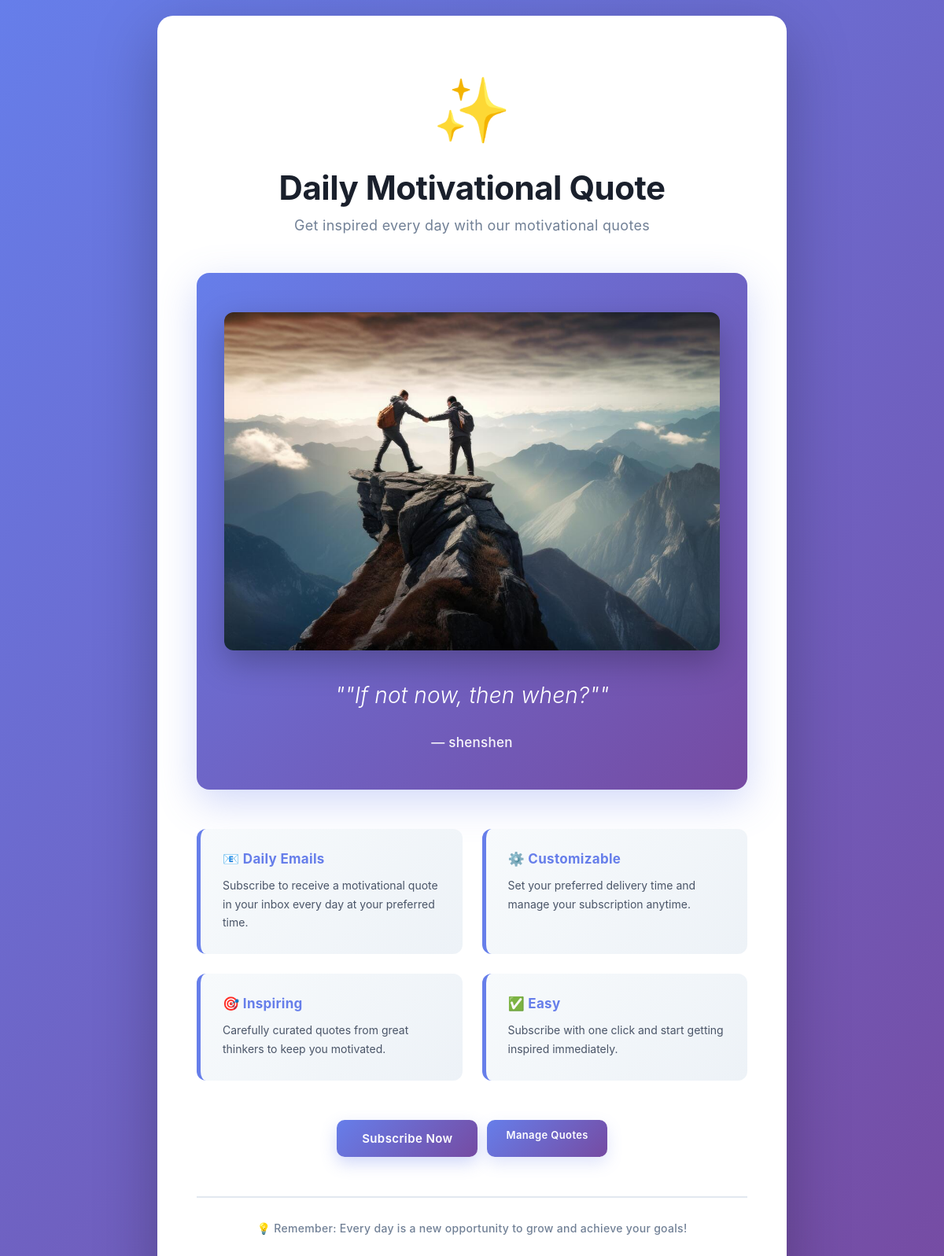
The page / on the database its author committed.
### motivational_quotes/models.py (models this page shows, shortened)
class QuoteImage(models.Model):
    image = models.ImageField(
        upload_to='quote_images/',
        help_text="Upload an image to be randomly attached to quotes"
    )
    title = models.CharField(
        max_length=255,
        blank=True,
        help_text="Optional title for this image"
    )
    uploaded_at = models.DateTimeField(auto_now_add=True)
    is_active = models.BooleanField(default=True, help_text="Use this image for random selection")
    class Meta:
        ordering = ['-uploaded_at']
        verbose_name_plural = "Quote Images"

class Quote(models.Model):
    text = models.TextField(help_text="The quote text")
    author = models.CharField(max_length=255, blank=True, help_text="Author of the quote")
    category = models.CharField(
        max_length=50,
        choices=[
            ('motivation', 'Motivation'),
            ('success', 'Success'),
            ('perseverance', 'Perseverance'),
            ('courage', 'Courage'),
            ('inspiration', 'Inspiration'),
            ('growth', 'Growth'),
            ('wisdom', 'Wisdom'),
        ],
        default='motivation'
    )
    created_at = models.DateTimeField(auto_now_add=True)
    updated_at = models.DateTimeField(auto_now=True)
    is_active = models.BooleanField(default=True, help_text="Include in daily send")
    class Meta:
        ordering = ['-created_at']
        verbose_name_plural = "Quotes"
    def get_random_image(self):
        active_images = QuoteImage.objects.filter(is_active=True)
        if not active_images.exists():
            return None
        return random.choice(active_images)

### motivational_quotes/views.py (the view)
# urls.py: path('', views.home, name='home'),
def home(request):
    latest_quote = Quote.objects.filter(is_active=True).first()
    random_image = None
    if latest_quote:
        random_image = latest_quote.get_random_image()
    context = {
        'quote': latest_quote,
        'image': random_image,
    }
    return render(request, 'motivational_quotes/home.html', context)

### motivational_quotes/templates/motivational_quotes/home.html (shortened to what this page needs)
<!DOCTYPE html>
<html lang="en">
<head>
</head>
<body>
    <div class="container">
        <div class="header">
            <div class="icon">✨</div>
            <h1>Daily Motivational Quote</h1>
            <p class="subtitle">Get inspired every day with our motivational quotes</p>
        </div>
        {% if quote %}
            <div class="quote-section">
                {% if image %}
                    <div class="quote-image">
                        <img src="{{ image.image.url }}" alt="Quote image" />
                    </div>
                {% endif %}
                <div class="quote-text">
                    "{{ quote.text }}"
                </div>
                <div class="quote-author">
                    — {{ quote.author }}
                </div>
            </div>
        {% else %}
            <div class="no-quote">
                <p>📝 No quotes available yet. Check back soon!</p>
            </div>
        {% endif %}
        <div class="features">
            <div class="feature">
                <h3>📧 Daily Emails</h3>
                <p>Subscribe to receive a motivational quote in your inbox every day at your preferred time.</p>
            </div>
            <div class="feature">
                <h3>⚙️ Customizable</h3>
                <p>Set your preferred delivery time and manage your subscription anytime.</p>
            </div>
            <div class="feature">
                <h3>🎯 Inspiring</h3>
                <p>Carefully curated quotes from great thinkers to keep you motivated.</p>
            </div>
            <div class="feature">
                <h3>✅ Easy</h3>
                <p>Subscribe with one click and start getting inspired immediately.</p>
            </div>
        </div>
        <div class="buttons">
            <a href="{% url 'subscribe_quotes' %}" class="btn btn-primary">Subscribe Now</a>
            <a href="/admin/" class="btn btn-admin">Manage Quotes</a>
        </div>
        <div class="footer">
            <p>💡 Remember: Every day is a new opportunity to grow and achieve your goals!</p>
        </div>
    </div>
</body>
</html>

### motivational_quotes/templates/motivational_quotes/home.html (style rules this page uses)
* { margin: 0; padding: 0; box-sizing: border-box; }
body { font-family: 'Inter', 'Segoe UI', Tahoma, Geneva, Verdana, sans-serif; background: linear-gradient(135deg, #667eea 0%, #764ba2 100%); min-height: 100vh; display: flex; align-items: center; justify-content: center; padding: 20px; }
.container { background: white; border-radius: 20px; box-shadow: 0 25px 80px rgba(0, 0, 0, 0.25); max-width: 800px; width: 100%; padding: 70px 50px; text-align: center; animation: fadeIn 0.6s ease-in-out; }
.header { margin-bottom: 50px; }
.icon { font-size: 80px; margin-bottom: 25px; display: block; animation: float 3s ease-in-out infinite; }
h1 { color: #1a202c; font-size: 42px; margin-bottom: 12px; font-weight: 700; letter-spacing: -0.5px; }
.subtitle { color: #718096; font-size: 18px; font-weight: 400; letter-spacing: 0.3px; }
.quote-section { background: linear-gradient(135deg, #667eea 0%, #764ba2 100%); color: white; padding: 50px 35px; border-radius: 16px; margin: 50px 0; box-shadow: 0 15px 50px rgba(102, 126, 234, 0.3); transition: transform 0.3s ease, box-shadow 0.3s ease; }
.quote-image { margin-bottom: 30px; }
.quote-image img { max-width: 100%; height: auto; max-height: 450px; border-radius: 12px; box-shadow: 0 15px 40px rgba(0, 0, 0, 0.25); object-fit: cover; transition: transform 0.3s ease; }
.quote-text { font-size: 28px; font-style: italic; margin-bottom: 25px; line-height: 1.7; font-weight: 300; letter-spacing: 0.2px; }
.quote-author { font-size: 17px; opacity: 0.95; font-weight: 500; letter-spacing: 0.3px; }
.buttons { display: flex; gap: 12px; margin-top: 50px; flex-wrap: wrap; justify-content: center; }
.btn { padding: 14px 32px; border: none; border-radius: 10px; font-size: 15px; font-weight: 600; cursor: pointer; text-decoration: none; display: inline-block; transition: all 0.3s ease; letter-spacing: 0.4px; position: relative; overflow: hidden; }
.btn::before { content: ''; position: absolute; top: 0; left: -100%; width: 100%; height: 100%; background: rgba(255, 255, 255, 0.2); transition: left 0.3s ease; z-index: -1; }
.btn-primary { background: linear-gradient(135deg, #667eea 0%, #764ba2 100%); color: white; box-shadow: 0 8px 20px rgba(102, 126, 234, 0.3); }
.btn-admin { background: linear-gradient(135deg, #667eea 0%, #764ba2 100%); color: white; box-shadow: 0 8px 20px rgba(102, 126, 234, 0.2); font-size: 13px; padding: 11px 24px; }
.features { display: grid; grid-template-columns: 1fr 1fr; gap: 25px; margin-top: 50px; text-align: left; }
.feature { padding: 28px; background: linear-gradient(135deg, #f7fafc 0%, #edf2f7 100%); border-radius: 12px; border-left: 5px solid #667eea; transition: all 0.3s ease; position: relative; }
.feature::before { content: ''; position: absolute; top: 0; left: 0; right: 0; bottom: 0; background: rgba(102, 126, 234, 0.05); border-radius: 12px; opacity: 0; transition: opacity 0.3s ease; pointer-events: none; }
.feature h3 { color: #667eea; margin-bottom: 12px; font-size: 17px; font-weight: 700; letter-spacing: 0.3px; position: relative; z-index: 1; }
.feature p { color: #4a5568; font-size: 14px; line-height: 1.7; position: relative; z-index: 1; }
.footer { margin-top: 50px; padding-top: 30px; border-top: 2px solid #e2e8f0; color: #718096; font-size: 14px; font-weight: 500; letter-spacing: 0.3px; }

### rows shown on the page
QuoteImage: image (picture)
Quote: text "\"If not now, then when?\"", author "shenshen"
